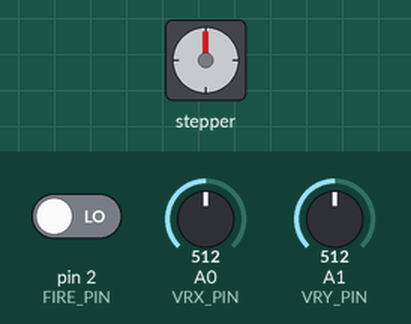
A sketch run on a simulated Arduino Uno, built with avr-gcc and run on an emulated ATmega328P. Shown: stepper motor. Inputs (shaded band) come from the test bench; at power-on: A0 (VRX_PIN) = 512, pin 2 (FIRE_PIN) LOW, A1 (VRY_PIN) = 512. Stepper angles assume 2048 steps per turn; what the sketch prints to the serial monitor is not drawn.

Above: at 1.2 s.
1.3 s: A0 (VRX_PIN) set to 558
At 4.13 s:
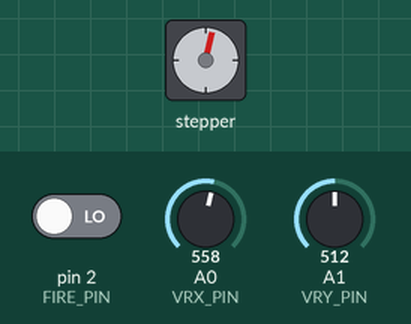
4.3 s: pin 2 (FIRE_PIN) driven HIGH
7.3 s: A0 (VRX_PIN) set to 511
At 8.4 s:
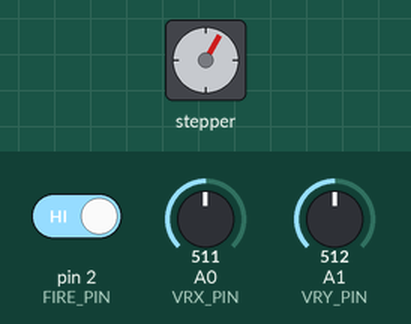
10.3 s: A0 (VRX_PIN) set to 489
13.3 s: A0 (VRX_PIN) set to 468
At 15.71 s:
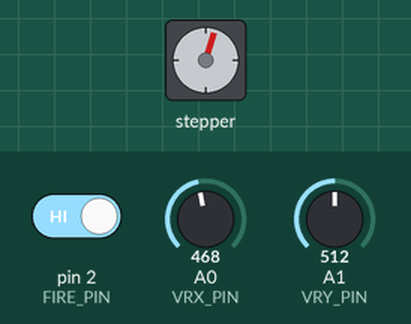
16.3 s: A0 (VRX_PIN) set to 306
At 17.89 s:
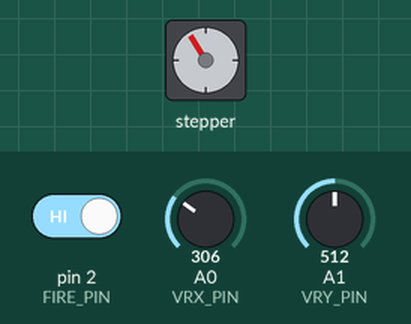
Timing chart, 0 to 22.4 s (numbered marks = the images above; inputs shaded):
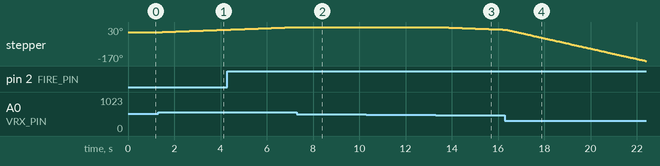

The sketch:

joyStick_2Motor.ino
```cpp
#include <Stepper.h>

/* ===== Motor-Konfiguration ===== */
const int STEPS_PER_REV = 2048;   // 28BYJ-48

Stepper motorHorizontal(STEPS_PER_REV, 8, 10, 9, 11);
Stepper motorVertical(STEPS_PER_REV, 4, 5, 6, 7);

/* ===== Joystick & Input ===== */
const int VRX_PIN = A0;
const int VRY_PIN = A1;
const int FIRE_PIN = 2;

/* ===== Allgemeine Einstellungen ===== */
const int IDLE_VALUE = 512;
const int DEADZONE = 20;
const int MAX_RPM = 16;
const int STEP_MULTIPLIER = 4;

/* ===== Vertikaler Motor – Winkelbegrenzung ===== */
const int VERTICAL_RANGE_DEG = 180;     // <<< EINSTELLBAR
const int VERTICAL_MAX_STEPS =
  (STEPS_PER_REV * VERTICAL_RANGE_DEG) / 360;

int verticalPositionSteps = VERTICAL_MAX_STEPS / 2; // Start in Mittelposition

/* ================================================= */

void setup() {
  Serial.begin(9600);
  pinMode(FIRE_PIN, INPUT);

  motorHorizontal.setSpeed(MAX_RPM);
  motorVertical.setSpeed(MAX_RPM);

  Serial.println("System gestartet");
}

void loop() {
  int joyX = analogRead(VRX_PIN);
  int joyY = analogRead(VRY_PIN);

  moveHorizontal(joyX);
  moveVertical(joyY);

  if (digitalRead(FIRE_PIN) == HIGH) {
    Serial.println("🔥 FIRE!");
  }

  delay(20);
}

/* ===== Horizontalbewegung (endlos) ===== */
void moveHorizontal(int input) {
  int delta = input - IDLE_VALUE;
  if (abs(delta) < DEADZONE) return;

  float speedFraction = (float)delta / 512.0;
  int rpm = speedFraction * MAX_RPM;

  int direction = (rpm > 0) ? 1 : -1;
  int steps = abs(rpm) * STEP_MULTIPLIER;

  motorHorizontal.setSpeed(abs(rpm));
  motorHorizontal.step(steps * direction);
}

/* ===== Vertikalbewegung (begrenzt) ===== */
void moveVertical(int input) {
  int delta = input - IDLE_VALUE;
  if (abs(delta) < DEADZONE) return;

  float speedFraction = (float)delta / 512.0;
  int rpm = speedFraction * MAX_RPM;

  int direction = (rpm > 0) ? 1 : -1;
  int steps = abs(rpm) * STEP_MULTIPLIER;

  // Begrenzung prüfen
  int newPosition = verticalPositionSteps + (steps * direction);

  if (newPosition < 0) {
    steps = verticalPositionSteps; // nur bis Anschlag
    direction = -1;
  }
  else if (newPosition > VERTICAL_MAX_STEPS) {
    steps = VERTICAL_MAX_STEPS - verticalPositionSteps;
    direction = 1;
  }

  if (steps <= 0) return;

  motorVertical.setSpeed(abs(rpm));
  motorVertical.step(steps * direction);

  verticalPositionSteps += steps * direction;
}
```

Measured:
- the behaviour switches between 543 and 544 on A0 (VRX_PIN) (found by bisection; images 0 and 1)
- the behaviour switches between 481 and 480 on A0 (VRX_PIN) (found by bisection; images 2 and 3)
- after the input at 1.3 s, stepper: keeps turning clockwise at about 5°/s, starting after 0.18 s
- after the input at 7.3 s, stepper: stops changing and stays 30°
- after the input at 10.3 s, every drawn part: stays the same
- after the input at 13.3 s, stepper: keeps turning counter-clockwise at about 5°/s, starting after 0.18 s
